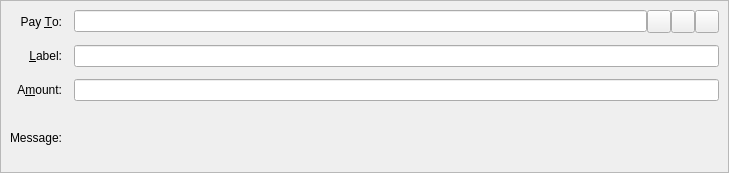
<?xml version="1.0" encoding="UTF-8"?>
<ui version="4.0">
 <class>SendCoinsEntry</class>
 <widget class="QStackedWidget" name="SendCoinsEntry">
  <property name="geometry">
   <rect>
    <x>0</x>
    <y>0</y>
    <width>729</width>
    <height>173</height>
   </rect>
  </property>
  <property name="focusPolicy">
   <enum>Qt::TabFocus</enum>
  </property>
  <property name="autoFillBackground">
   <bool>false</bool>
  </property>
  <widget class="QFrame" name="SendCoins">
   <property name="toolTip">
    <string>This is a normal payment.</string>
   </property>
   <property name="frameShape">
    <enum>QFrame::StyledPanel</enum>
   </property>
   <property name="frameShadow">
    <enum>QFrame::Sunken</enum>
   </property>
   <layout class="QGridLayout" name="gridLayout">
    <property name="spacing">
     <number>12</number>
    </property>
    <item row="3" column="1">
     <widget class="QLabel" name="messageTextLabel">
      <property name="toolTip">
       <string>A message that was attached to the bitcoin: URI which will be stored with the transaction for your reference. Note: This message will not be sent over the Bitcoin network.</string>
      </property>
      <property name="textFormat">
       <enum>Qt::PlainText</enum>
      </property>
     </widget>
    </item>
    <item row="3" column="0">
     <widget class="QLabel" name="messageLabel">
      <property name="text">
       <string>Message:</string>
      </property>
      <property name="alignment">
       <set>Qt::AlignRight|Qt::AlignTrailing|Qt::AlignVCenter</set>
      </property>
     </widget>
    </item>
    <item row="2" column="0">
     <widget class="QLabel" name="amountLabel">
      <property name="text">
       <string>A&amp;mount:</string>
      </property>
      <property name="alignment">
       <set>Qt::AlignRight|Qt::AlignTrailing|Qt::AlignVCenter</set>
      </property>
      <property name="buddy">
       <cstring>payAmount</cstring>
      </property>
     </widget>
    </item>
    <item row="2" column="1">
     <widget class="BitcoinAmountField" name="payAmount"/>
    </item>
    <item row="1" column="0">
     <widget class="QLabel" name="labellLabel">
      <property name="text">
       <string>&amp;Label:</string>
      </property>
      <property name="alignment">
       <set>Qt::AlignRight|Qt::AlignTrailing|Qt::AlignVCenter</set>
      </property>
      <property name="buddy">
       <cstring>addAsLabel</cstring>
      </property>
     </widget>
    </item>
    <item row="1" column="1">
     <widget class="QLineEdit" name="addAsLabel">
      <property name="toolTip">
       <string>Enter a label for this address to add it to the list of used addresses</string>
      </property>
     </widget>
    </item>
    <item row="0" column="1">
     <layout class="QHBoxLayout" name="payToLayout">
      <property name="spacing">
       <number>0</number>
      </property>
      <item>
       <widget class="QValidatedLineEdit" name="payTo">
        <property name="toolTip">
         <string>The address to send the payment to (e.g. 1NS17iag9jJgTHD1VXjvLCEnZuQ3rJDE9L)</string>
        </property>
       </widget>
      </item>
      <item>
       <widget class="QToolButton" name="addressBookButton">
        <property name="toolTip">
         <string>Choose previously used address</string>
        </property>
        <property name="text">
         <string/>
        </property>
        <property name="icon">
         <iconset resource="../bitcoin.qrc">
          <normaloff>:/icons/address-book</normaloff>:/icons/address-book</iconset>
        </property>
        <property name="shortcut">
         <string>Alt+A</string>
        </property>
       </widget>
      </item>
      <item>
       <widget class="QToolButton" name="pasteButton">
        <property name="toolTip">
         <string>Paste address from clipboard</string>
        </property>
        <property name="text">
         <string/>
        </property>
        <property name="icon">
         <iconset resource="../bitcoin.qrc">
          <normaloff>:/icons/editpaste</normaloff>:/icons/editpaste</iconset>
        </property>
        <property name="shortcut">
         <string>Alt+P</string>
        </property>
       </widget>
      </item>
      <item>
       <widget class="QToolButton" name="deleteButton">
        <property name="toolTip">
         <string>Remove this entry</string>
        </property>
        <property name="text">
         <string/>
        </property>
        <property name="icon">
         <iconset resource="../bitcoin.qrc">
          <normaloff>:/icons/remove</normaloff>:/icons/remove</iconset>
        </property>
       </widget>
      </item>
     </layout>
    </item>
    <item row="0" column="0">
     <widget class="QLabel" name="payToLabel">
      <property name="text">
       <string>Pay &amp;To:</string>
      </property>
      <property name="alignment">
       <set>Qt::AlignRight|Qt::AlignTrailing|Qt::AlignVCenter</set>
      </property>
      <property name="buddy">
       <cstring>payTo</cstring>
      </property>
     </widget>
    </item>
   </layout>
  </widget>
  <widget class="QFrame" name="SendCoins_InsecurePaymentRequest">
   <property name="palette">
    <palette>
     <active>
      <colorrole role="WindowText">
       <brush brushstyle="SolidPattern">
        <color alpha="255">
         <red>0</red>
         <green>0</green>
         <blue>0</blue>
        </color>
       </brush>
      </colorrole>
      <colorrole role="Button">
       <brush brushstyle="SolidPattern">
        <color alpha="255">
         <red>255</red>
         <green>255</green>
         <blue>127</blue>
        </color>
       </brush>
      </colorrole>
      <colorrole role="Light">
       <brush brushstyle="SolidPattern">
        <color alpha="255">
         <red>255</red>
         <green>255</green>
         <blue>255</blue>
        </color>
       </brush>
      </colorrole>
      <colorrole role="Midlight">
       <brush brushstyle="SolidPattern">
        <color alpha="255">
         <red>255</red>
         <green>255</green>
         <blue>191</blue>
        </color>
       </brush>
      </colorrole>
      <colorrole role="Dark">
       <brush brushstyle="SolidPattern">
        <color alpha="255">
         <red>127</red>
         <green>127</green>
         <blue>63</blue>
        </color>
       </brush>
      </colorrole>
      <colorrole role="Mid">
       <brush brushstyle="SolidPattern">
        <color alpha="255">
         <red>170</red>
         <green>170</green>
         <blue>84</blue>
        </color>
       </brush>
      </colorrole>
      <colorrole role="Text">
       <brush brushstyle="SolidPattern">
        <color alpha="255">
         <red>0</red>
         <green>0</green>
         <blue>0</blue>
        </color>
       </brush>
      </colorrole>
      <colorrole role="BrightText">
       <brush brushstyle="SolidPattern">
        <color alpha="255">
         <red>255</red>
         <green>255</green>
         <blue>255</blue>
        </color>
       </brush>
      </colorrole>
      <colorrole role="ButtonText">
       <brush brushstyle="SolidPattern">
        <color alpha="255">
         <red>0</red>
         <green>0</green>
         <blue>0</blue>
        </color>
       </brush>
      </colorrole>
      <colorrole role="Base">
       <brush brushstyle="SolidPattern">
        <color alpha="255">
         <red>255</red>
         <green>255</green>
         <blue>255</blue>
        </color>
       </brush>
      </colorrole>
      <colorrole role="Window">
       <brush brushstyle="SolidPattern">
        <color alpha="255">
         <red>255</red>
         <green>255</green>
         <blue>127</blue>
        </color>
       </brush>
      </colorrole>
      <colorrole role="Shadow">
       <brush brushstyle="SolidPattern">
        <color alpha="255">
         <red>0</red>
         <green>0</green>
         <blue>0</blue>
        </color>
       </brush>
      </colorrole>
      <colorrole role="AlternateBase">
       <brush brushstyle="SolidPattern">
        <color alpha="255">
         <red>255</red>
         <green>255</green>
         <blue>191</blue>
        </color>
       </brush>
      </colorrole>
      <colorrole role="ToolTipBase">
       <brush brushstyle="SolidPattern">
        <color alpha="255">
         <red>255</red>
         <green>255</green>
         <blue>220</blue>
        </color>
       </brush>
      </colorrole>
      <colorrole role="ToolTipText">
       <brush brushstyle="SolidPattern">
        <color alpha="255">
         <red>0</red>
         <green>0</green>
         <blue>0</blue>
        </color>
       </brush>
      </colorrole>
     </active>
     <inactive>
      <colorrole role="WindowText">
       <brush brushstyle="SolidPattern">
        <color alpha="255">
         <red>0</red>
         <green>0</green>
         <blue>0</blue>
        </color>
       </brush>
      </colorrole>
      <colorrole role="Button">
       <brush brushstyle="SolidPattern">
        <color alpha="255">
         <red>255</red>
         <green>255</green>
         <blue>127</blue>
        </color>
       </brush>
      </colorrole>
      <colorrole role="Light">
       <brush brushstyle="SolidPattern">
        <color alpha="255">
         <red>255</red>
         <green>255</green>
         <blue>255</blue>
        </color>
       </brush>
      </colorrole>
      <colorrole role="Midlight">
       <brush brushstyle="SolidPattern">
        <color alpha="255">
         <red>255</red>
         <green>255</green>
         <blue>191</blue>
        </color>
       </brush>
      </colorrole>
      <colorrole role="Dark">
       <brush brushstyle="SolidPattern">
        <color alpha="255">
         <red>127</red>
         <green>127</green>
         <blue>63</blue>
        </color>
       </brush>
      </colorrole>
      <colorrole role="Mid">
       <brush brushstyle="SolidPattern">
        <color alpha="255">
         <red>170</red>
         <green>170</green>
         <blue>84</blue>
        </color>
       </brush>
      </colorrole>
      <colorrole role="Text">
       <brush brushstyle="SolidPattern">
        <color alpha="255">
         <red>0</red>
         <green>0</green>
         <blue>0</blue>
        </color>
       </brush>
      </colorrole>
      <colorrole role="BrightText">
       <brush brushstyle="SolidPattern">
        <color alpha="255">
         <red>255</red>
         <green>255</green>
         <blue>255</blue>
        </color>
       </brush>
      </colorrole>
      <colorrole role="ButtonText">
       <brush brushstyle="SolidPattern">
        <color alpha="255">
         <red>0</red>
         <green>0</green>
         <blue>0</blue>
        </color>
       </brush>
      </colorrole>
      <colorrole role="Base">
       <brush brushstyle="SolidPattern">
        <color alpha="255">
         <red>255</red>
         <green>255</green>
         <blue>255</blue>
        </color>
       </brush>
      </colorrole>
      <colorrole role="Window">
       <brush brushstyle="SolidPattern">
        <color alpha="255">
         <red>255</red>
         <green>255</green>
         <blue>127</blue>
        </color>
       </brush>
      </colorrole>
      <colorrole role="Shadow">
       <brush brushstyle="SolidPattern">
        <color alpha="255">
         <red>0</red>
         <green>0</green>
         <blue>0</blue>
        </color>
       </brush>
      </colorrole>
      <colorrole role="AlternateBase">
       <brush brushstyle="SolidPattern">
        <color alpha="255">
         <red>255</red>
         <green>255</green>
         <blue>191</blue>
        </color>
       </brush>
      </colorrole>
      <colorrole role="ToolTipBase">
       <brush brushstyle="SolidPattern">
        <color alpha="255">
         <red>255</red>
         <green>255</green>
         <blue>220</blue>
        </color>
       </brush>
      </colorrole>
      <colorrole role="ToolTipText">
       <brush brushstyle="SolidPattern">
        <color alpha="255">
         <red>0</red>
         <green>0</green>
         <blue>0</blue>
        </color>
       </brush>
      </colorrole>
     </inactive>
     <disabled>
      <colorrole role="WindowText">
       <brush brushstyle="SolidPattern">
        <color alpha="255">
         <red>127</red>
         <green>127</green>
         <blue>63</blue>
        </color>
       </brush>
      </colorrole>
      <colorrole role="Button">
       <brush brushstyle="SolidPattern">
        <color alpha="255">
         <red>255</red>
         <green>255</green>
         <blue>127</blue>
        </color>
       </brush>
      </colorrole>
      <colorrole role="Light">
       <brush brushstyle="SolidPattern">
        <color alpha="255">
         <red>255</red>
         <green>255</green>
         <blue>255</blue>
        </color>
       </brush>
      </colorrole>
      <colorrole role="Midlight">
       <brush brushstyle="SolidPattern">
        <color alpha="255">
         <red>255</red>
         <green>255</green>
         <blue>191</blue>
        </color>
       </brush>
      </colorrole>
      <colorrole role="Dark">
       <brush brushstyle="SolidPattern">
        <color alpha="255">
         <red>127</red>
         <green>127</green>
         <blue>63</blue>
        </color>
       </brush>
      </colorrole>
      <colorrole role="Mid">
       <brush brushstyle="SolidPattern">
        <color alpha="255">
         <red>170</red>
         <green>170</green>
         <blue>84</blue>
        </color>
       </brush>
      </colorrole>
      <colorrole role="Text">
       <brush brushstyle="SolidPattern">
        <color alpha="255">
         <red>127</red>
         <green>127</green>
         <blue>63</blue>
        </color>
       </brush>
      </colorrole>
      <colorrole role="BrightText">
       <brush brushstyle="SolidPattern">
        <color alpha="255">
         <red>255</red>
         <green>255</green>
         <blue>255</blue>
        </color>
       </brush>
      </colorrole>
      <colorrole role="ButtonText">
       <brush brushstyle="SolidPattern">
        <color alpha="255">
         <red>127</red>
         <green>127</green>
         <blue>63</blue>
        </color>
       </brush>
      </colorrole>
      <colorrole role="Base">
       <brush brushstyle="SolidPattern">
        <color alpha="255">
         <red>255</red>
         <green>255</green>
         <blue>127</blue>
        </color>
       </brush>
      </colorrole>
      <colorrole role="Window">
       <brush brushstyle="SolidPattern">
        <color alpha="255">
         <red>255</red>
         <green>255</green>
         <blue>127</blue>
        </color>
       </brush>
      </colorrole>
      <colorrole role="Shadow">
       <brush brushstyle="SolidPattern">
        <color alpha="255">
         <red>0</red>
         <green>0</green>
         <blue>0</blue>
        </color>
       </brush>
      </colorrole>
      <colorrole role="AlternateBase">
       <brush brushstyle="SolidPattern">
        <color alpha="255">
         <red>255</red>
         <green>255</green>
         <blue>127</blue>
        </color>
       </brush>
      </colorrole>
      <colorrole role="ToolTipBase">
       <brush brushstyle="SolidPattern">
        <color alpha="255">
         <red>255</red>
         <green>255</green>
         <blue>220</blue>
        </color>
       </brush>
      </colorrole>
      <colorrole role="ToolTipText">
       <brush brushstyle="SolidPattern">
        <color alpha="255">
         <red>0</red>
         <green>0</green>
         <blue>0</blue>
        </color>
       </brush>
      </colorrole>
     </disabled>
    </palette>
   </property>
   <property name="toolTip">
    <string>This is an unverified payment request.</string>
   </property>
   <property name="autoFillBackground">
    <bool>true</bool>
   </property>
   <property name="frameShape">
    <enum>QFrame::StyledPanel</enum>
   </property>
   <property name="frameShadow">
    <enum>QFrame::Sunken</enum>
   </property>
   <layout class="QGridLayout" name="gridLayout_is">
    <property name="spacing">
     <number>12</number>
    </property>
    <item row="0" column="0">
     <widget class="QLabel" name="payToLabel_is">
      <property name="text">
       <string>Pay To:</string>
      </property>
      <property name="alignment">
       <set>Qt::AlignRight|Qt::AlignTrailing|Qt::AlignVCenter</set>
      </property>
     </widget>
    </item>
    <item row="0" column="1">
     <layout class="QHBoxLayout" name="payToLayout_is">
      <property name="spacing">
       <number>0</number>
      </property>
      <item>
       <widget class="QLabel" name="payTo_is"/>
      </item>
      <item>
       <widget class="QToolButton" name="deleteButton_is">
        <property name="toolTip">
         <string>Remove this entry</string>
        </property>
        <property name="text">
         <string/>
        </property>
        <property name="icon">
         <iconset resource="../bitcoin.qrc">
          <normaloff>:/icons/remove</normaloff>:/icons/remove</iconset>
        </property>
       </widget>
      </item>
     </layout>
    </item>
    <item row="1" column="0">
     <widget class="QLabel" name="memoLabel_is">
      <property name="text">
       <string>Memo:</string>
      </property>
      <property name="alignment">
       <set>Qt::AlignRight|Qt::AlignTrailing|Qt::AlignVCenter</set>
      </property>
     </widget>
    </item>
    <item row="1" column="1">
     <widget class="QLabel" name="memoTextLabel_is">
      <property name="textFormat">
       <enum>Qt::PlainText</enum>
      </property>
     </widget>
    </item>
    <item row="2" column="0">
     <widget class="QLabel" name="amountLabel_is">
      <property name="text">
       <string>A&amp;mount:</string>
      </property>
      <property name="alignment">
       <set>Qt::AlignRight|Qt::AlignTrailing|Qt::AlignVCenter</set>
      </property>
      <property name="buddy">
       <cstring>payAmount_is</cstring>
      </property>
     </widget>
    </item>
    <item row="2" column="1">
     <widget class="BitcoinAmountField" name="payAmount_is">
      <property name="acceptDrops">
       <bool>false</bool>
      </property>
     </widget>
    </item>
   </layout>
  </widget>
  <widget class="QFrame" name="SendCoins_SecurePaymentRequest">
   <property name="palette">
    <palette>
     <active>
      <colorrole role="WindowText">
       <brush brushstyle="SolidPattern">
        <color alpha="255">
         <red>0</red>
         <green>0</green>
         <blue>0</blue>
        </color>
       </brush>
      </colorrole>
      <colorrole role="Button">
       <brush brushstyle="SolidPattern">
        <color alpha="255">
         <red>140</red>
         <green>232</green>
         <blue>119</blue>
        </color>
       </brush>
      </colorrole>
      <colorrole role="Light">
       <brush brushstyle="SolidPattern">
        <color alpha="255">
         <red>230</red>
         <green>255</green>
         <blue>224</blue>
        </color>
       </brush>
      </colorrole>
      <colorrole role="Midlight">
       <brush brushstyle="SolidPattern">
        <color alpha="255">
         <red>185</red>
         <green>243</green>
         <blue>171</blue>
        </color>
       </brush>
      </colorrole>
      <colorrole role="Dark">
       <brush brushstyle="SolidPattern">
        <color alpha="255">
         <red>70</red>
         <green>116</green>
         <blue>59</blue>
        </color>
       </brush>
      </colorrole>
      <colorrole role="Mid">
       <brush brushstyle="SolidPattern">
        <color alpha="255">
         <red>93</red>
         <green>155</green>
         <blue>79</blue>
        </color>
       </brush>
      </colorrole>
      <colorrole role="Text">
       <brush brushstyle="SolidPattern">
        <color alpha="255">
         <red>0</red>
         <green>0</green>
         <blue>0</blue>
        </color>
       </brush>
      </colorrole>
      <colorrole role="BrightText">
       <brush brushstyle="SolidPattern">
        <color alpha="255">
         <red>155</red>
         <green>255</green>
         <blue>147</blue>
        </color>
       </brush>
      </colorrole>
      <colorrole role="ButtonText">
       <brush brushstyle="SolidPattern">
        <color alpha="255">
         <red>0</red>
         <green>0</green>
         <blue>0</blue>
        </color>
       </brush>
      </colorrole>
      <colorrole role="Base">
       <brush brushstyle="SolidPattern">
        <color alpha="255">
         <red>119</red>
         <green>255</green>
         <blue>233</blue>
        </color>
       </brush>
      </colorrole>
      <colorrole role="Window">
       <brush brushstyle="SolidPattern">
        <color alpha="255">
         <red>140</red>
         <green>232</green>
         <blue>119</blue>
        </color>
       </brush>
      </colorrole>
      <colorrole role="Shadow">
       <brush brushstyle="SolidPattern">
        <color alpha="255">
         <red>0</red>
         <green>0</green>
         <blue>0</blue>
        </color>
       </brush>
      </colorrole>
      <colorrole role="AlternateBase">
       <brush brushstyle="SolidPattern">
        <color alpha="255">
         <red>197</red>
         <green>243</green>
         <blue>187</blue>
        </color>
       </brush>
      </colorrole>
      <colorrole role="NoRole">
       <brush brushstyle="SolidPattern">
        <color alpha="255">
         <red>125</red>
         <green>194</green>
         <blue>122</blue>
        </color>
       </brush>
      </colorrole>
      <colorrole role="ToolTipBase">
       <brush brushstyle="SolidPattern">
        <color alpha="255">
         <red>255</red>
         <green>255</green>
         <blue>220</blue>
        </color>
       </brush>
      </colorrole>
      <colorrole role="ToolTipText">
       <brush brushstyle="SolidPattern">
        <color alpha="255">
         <red>0</red>
         <green>0</green>
         <blue>0</blue>
        </color>
       </brush>
      </colorrole>
     </active>
     <inactive>
      <colorrole role="WindowText">
       <brush brushstyle="SolidPattern">
        <color alpha="255">
         <red>0</red>
         <green>0</green>
         <blue>0</blue>
        </color>
       </brush>
      </colorrole>
      <colorrole role="Button">
       <brush brushstyle="SolidPattern">
        <color alpha="255">
         <red>140</red>
         <green>232</green>
         <blue>119</blue>
        </color>
       </brush>
      </colorrole>
      <colorrole role="Light">
       <brush brushstyle="SolidPattern">
        <color alpha="255">
         <red>230</red>
         <green>255</green>
         <blue>224</blue>
        </color>
       </brush>
      </colorrole>
      <colorrole role="Midlight">
       <brush brushstyle="SolidPattern">
        <color alpha="255">
         <red>185</red>
         <green>243</green>
         <blue>171</blue>
        </color>
       </brush>
      </colorrole>
      <colorrole role="Dark">
       <brush brushstyle="SolidPattern">
        <color alpha="255">
         <red>70</red>
         <green>116</green>
         <blue>59</blue>
        </color>
       </brush>
      </colorrole>
      <colorrole role="Mid">
       <brush brushstyle="SolidPattern">
        <color alpha="255">
         <red>93</red>
         <green>155</green>
         <blue>79</blue>
        </color>
       </brush>
      </colorrole>
      <colorrole role="Text">
       <brush brushstyle="SolidPattern">
        <color alpha="255">
         <red>0</red>
         <green>0</green>
         <blue>0</blue>
        </color>
       </brush>
      </colorrole>
      <colorrole role="BrightText">
       <brush brushstyle="SolidPattern">
        <color alpha="255">
         <red>155</red>
         <green>255</green>
         <blue>147</blue>
        </color>
       </brush>
      </colorrole>
      <colorrole role="ButtonText">
       <brush brushstyle="SolidPattern">
        <color alpha="255">
         <red>0</red>
         <green>0</green>
         <blue>0</blue>
        </color>
       </brush>
      </colorrole>
      <colorrole role="Base">
       <brush brushstyle="SolidPattern">
        <color alpha="255">
         <red>119</red>
         <green>255</green>
         <blue>233</blue>
        </color>
       </brush>
      </colorrole>
      <colorrole role="Window">
       <brush brushstyle="SolidPattern">
        <color alpha="255">
         <red>140</red>
         <green>232</green>
         <blue>119</blue>
        </color>
       </brush>
      </colorrole>
      <colorrole role="Shadow">
       <brush brushstyle="SolidPattern">
        <color alpha="255">
         <red>0</red>
         <green>0</green>
         <blue>0</blue>
        </color>
       </brush>
      </colorrole>
      <colorrole role="AlternateBase">
       <brush brushstyle="SolidPattern">
        <color alpha="255">
         <red>197</red>
         <green>243</green>
         <blue>187</blue>
        </color>
       </brush>
      </colorrole>
      <colorrole role="NoRole">
       <brush brushstyle="SolidPattern">
        <color alpha="255">
         <red>125</red>
         <green>194</green>
         <blue>122</blue>
        </color>
       </brush>
      </colorrole>
      <colorrole role="ToolTipBase">
       <brush brushstyle="SolidPattern">
        <color alpha="255">
         <red>255</red>
         <green>255</green>
         <blue>220</blue>
        </color>
       </brush>
      </colorrole>
      <colorrole role="ToolTipText">
       <brush brushstyle="SolidPattern">
        <color alpha="255">
         <red>0</red>
         <green>0</green>
         <blue>0</blue>
        </color>
       </brush>
      </colorrole>
     </inactive>
     <disabled>
      <colorrole role="WindowText">
       <brush brushstyle="SolidPattern">
        <color alpha="255">
         <red>70</red>
         <green>116</green>
         <blue>59</blue>
        </color>
       </brush>
      </colorrole>
      <colorrole role="Button">
       <brush brushstyle="SolidPattern">
        <color alpha="255">
         <red>140</red>
         <green>232</green>
         <blue>119</blue>
        </color>
       </brush>
      </colorrole>
      <colorrole role="Light">
       <brush brushstyle="SolidPattern">
        <color alpha="255">
         <red>230</red>
         <green>255</green>
         <blue>224</blue>
        </color>
       </brush>
      </colorrole>
      <colorrole role="Midlight">
       <brush brushstyle="SolidPattern">
        <color alpha="255">
         <red>185</red>
         <green>243</green>
         <blue>171</blue>
        </color>
       </brush>
      </colorrole>
      <colorrole role="Dark">
       <brush brushstyle="SolidPattern">
        <color alpha="255">
         <red>70</red>
         <green>116</green>
         <blue>59</blue>
        </color>
       </brush>
      </colorrole>
      <colorrole role="Mid">
       <brush brushstyle="SolidPattern">
        <color alpha="255">
         <red>93</red>
         <green>155</green>
         <blue>79</blue>
        </color>
       </brush>
      </colorrole>
      <colorrole role="Text">
       <brush brushstyle="SolidPattern">
        <color alpha="255">
         <red>70</red>
         <green>116</green>
         <blue>59</blue>
        </color>
       </brush>
      </colorrole>
      <colorrole role="BrightText">
       <brush brushstyle="SolidPattern">
        <color alpha="255">
         <red>155</red>
         <green>255</green>
         <blue>147</blue>
        </color>
       </brush>
      </colorrole>
      <colorrole role="ButtonText">
       <brush brushstyle="SolidPattern">
        <color alpha="255">
         <red>70</red>
         <green>116</green>
         <blue>59</blue>
        </color>
       </brush>
      </colorrole>
      <colorrole role="Base">
       <brush brushstyle="SolidPattern">
        <color alpha="255">
         <red>140</red>
         <green>232</green>
         <blue>119</blue>
        </color>
       </brush>
      </colorrole>
      <colorrole role="Window">
       <brush brushstyle="SolidPattern">
        <color alpha="255">
         <red>140</red>
         <green>232</green>
         <blue>119</blue>
        </color>
       </brush>
      </colorrole>
      <colorrole role="Shadow">
       <brush brushstyle="SolidPattern">
        <color alpha="255">
         <red>0</red>
         <green>0</green>
         <blue>0</blue>
        </color>
       </brush>
      </colorrole>
      <colorrole role="AlternateBase">
       <brush brushstyle="SolidPattern">
        <color alpha="255">
         <red>140</red>
         <green>232</green>
         <blue>119</blue>
        </color>
       </brush>
      </colorrole>
      <colorrole role="NoRole">
       <brush brushstyle="SolidPattern">
        <color alpha="255">
         <red>125</red>
         <green>194</green>
         <blue>122</blue>
        </color>
       </brush>
      </colorrole>
      <colorrole role="ToolTipBase">
       <brush brushstyle="SolidPattern">
        <color alpha="255">
         <red>255</red>
         <green>255</green>
         <blue>220</blue>
        </color>
       </brush>
      </colorrole>
      <colorrole role="ToolTipText">
       <brush brushstyle="SolidPattern">
        <color alpha="255">
         <red>0</red>
         <green>0</green>
         <blue>0</blue>
        </color>
       </brush>
      </colorrole>
     </disabled>
    </palette>
   </property>
   <property name="toolTip">
    <string>This is a verified payment request.</string>
   </property>
   <property name="autoFillBackground">
    <bool>true</bool>
   </property>
   <property name="frameShape">
    <enum>QFrame::StyledPanel</enum>
   </property>
   <property name="frameShadow">
    <enum>QFrame::Sunken</enum>
   </property>
   <layout class="QGridLayout" name="gridLayout_s">
    <property name="spacing">
     <number>12</number>
    </property>
    <item row="0" column="0">
     <widget class="QLabel" name="payToLabel_s">
      <property name="text">
       <string>Pay To:</string>
      </property>
      <property name="alignment">
       <set>Qt::AlignRight|Qt::AlignTrailing|Qt::AlignVCenter</set>
      </property>
     </widget>
    </item>
    <item row="0" column="1">
     <layout class="QHBoxLayout" name="payToLayout_s">
      <property name="spacing">
       <number>0</number>
      </property>
      <item>
       <widget class="QLabel" name="payTo_s">
        <property name="textFormat">
         <enum>Qt::PlainText</enum>
        </property>
       </widget>
      </item>
      <item>
       <widget class="QToolButton" name="deleteButton_s">
        <property name="toolTip">
         <string>Remove this entry</string>
        </property>
        <property name="text">
         <string/>
        </property>
        <property name="icon">
         <iconset resource="../bitcoin.qrc">
          <normaloff>:/icons/remove</normaloff>:/icons/remove</iconset>
        </property>
       </widget>
      </item>
     </layout>
    </item>
    <item row="1" column="0">
     <widget class="QLabel" name="memoLabel_s">
      <property name="text">
       <string>Memo:</string>
      </property>
      <property name="alignment">
       <set>Qt::AlignRight|Qt::AlignTrailing|Qt::AlignVCenter</set>
      </property>
     </widget>
    </item>
    <item row="1" column="1">
     <widget class="QLabel" name="memoTextLabel_s">
      <property name="textFormat">
       <enum>Qt::PlainText</enum>
      </property>
     </widget>
    </item>
    <item row="2" column="0">
     <widget class="QLabel" name="amountLabel_s">
      <property name="text">
       <string>A&amp;mount:</string>
      </property>
      <property name="alignment">
       <set>Qt::AlignRight|Qt::AlignTrailing|Qt::AlignVCenter</set>
      </property>
      <property name="buddy">
       <cstring>payAmount_s</cstring>
      </property>
     </widget>
    </item>
    <item row="2" column="1">
     <widget class="BitcoinAmountField" name="payAmount_s">
      <property name="acceptDrops">
       <bool>false</bool>
      </property>
     </widget>
    </item>
   </layout>
  </widget>
 </widget>
 <customwidgets>
  <customwidget>
   <class>QValidatedLineEdit</class>
   <extends>QLineEdit</extends>
   <header>qvalidatedlineedit.h</header>
  </customwidget>
  <customwidget>
   <class>BitcoinAmountField</class>
   <extends>QLineEdit</extends>
   <header>bitcoinamountfield.h</header>
  </customwidget>
 </customwidgets>
 <tabstops>
  <tabstop>payTo</tabstop>
  <tabstop>addressBookButton</tabstop>
  <tabstop>pasteButton</tabstop>
  <tabstop>deleteButton</tabstop>
  <tabstop>addAsLabel</tabstop>
  <tabstop>payAmount</tabstop>
  <tabstop>payAmount_is</tabstop>
  <tabstop>deleteButton_is</tabstop>
  <tabstop>payAmount_s</tabstop>
  <tabstop>deleteButton_s</tabstop>
 </tabstops>
 <resources>
  <include location="../bitcoin.qrc"/>
 </resources>
 <connections/>
</ui>
